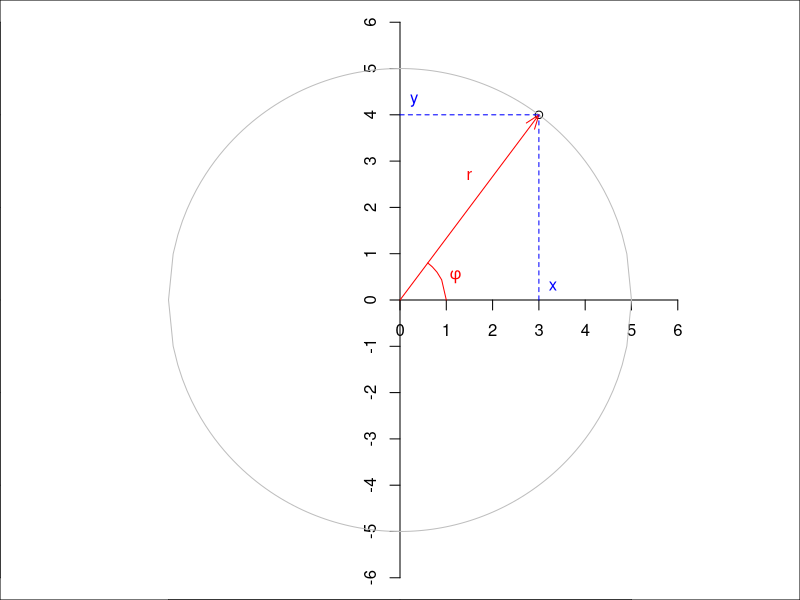
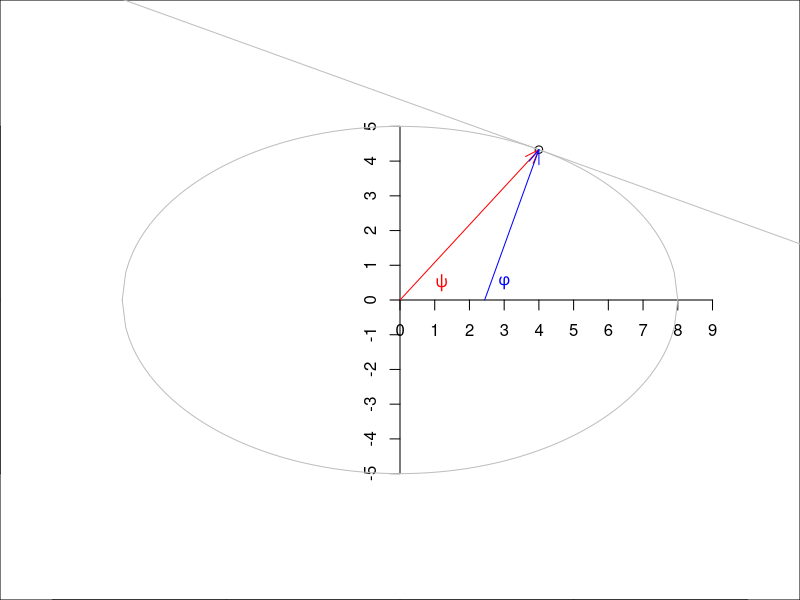

Generate these figures, in order, with R:
## ---- chunk 1
par(mar = rep(0,4))
plot(3, 4, xlim = c(-6,6), ylim = c(-6,6), asp = 1)
axis(1, pos = 0, at = 0:6)
axis(2, pos = 0, at = -6:6)
xd = seq(-5, 5, by = .1)
lines(xd, sqrt(25 - xd^2), col = 'grey')
lines(xd, -sqrt(25 - xd^2), col = 'grey')
arrows(0, 0, 3, 4, col = 'red', length = .15, angle = 20)
text(1.5, 2.7, label = "r", col = 'red')
xd = seq(3/5, 1, by = .1)
lines(xd, sqrt(1 - xd^2), col = 'red')
text(1.2, 0.5, label = parse(text = "phi"), col = 'red')
lines(c(3,3), c(0,4), lty = 2, col = 'blue')
lines(c(0,3), c(4,4), lty = 2, col = 'blue')
text(3.3, 0.3, label = "x", col = 'blue')
text(0.3, 4.3, label = "y", col = 'blue')
## ---- chunk 2
par(mar = rep(0,4))
x = 4
y = 5/8 * sqrt(48)
plot(x, y, xlim = c(-6,6), ylim = c(-8,8), asp = 1)
axis(1, pos = 0, at = 0:9)
axis(2, pos = 0, at = -5:5)
xd = seq(-8, 8, by = .1)
lines(xd, 5/8 * sqrt(64 - xd^2), col = 'grey')
lines(xd, 5/8 * -sqrt(64 - xd^2), col = 'grey')
arrows(0, 0, x, y, col = 'red', length = .15, angle = 20)
b = (x * 25) / (-y * 64)
a = y - x * b
abline(a, b, col = 'grey')
b = -1/b
x0 = x - y / b
arrows(x0, 0, x, y, col = 'blue', length = .15, angle = 20)
text(1.2, 0.5, label = parse(text = "psi"), col = 'red')
text(3, 0.5, label = parse(text = "phi"), col = 'blue')
## ---- chunk 3
(d = as.Date("1970-02-01"))
as.numeric(d)
## ---- chunk 4
(t = as.POSIXct("1970-01-02 00:00", tz = "UTC"))
as.numeric(t)
